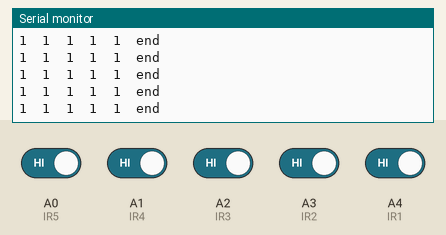
Recording of a sketch running on a simulated Arduino Nano, built with avr-gcc and run on an emulated ATmega328P. Parts: the last lines printed to the serial monitor. Inputs (shaded band) come from the test bench; at power-on: A0 (IR5), A1 (IR4), A2 (IR3), A3 (IR2), A4 (IR1) HIGH.

Above: at 1.2 s.
1.3 s: A0 (IR5) driven LOW
At 2.3 s:
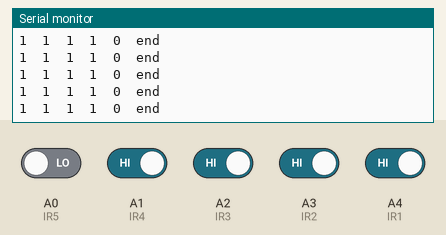
4.3 s: A1 (IR4) driven LOW
At 4.8 s:
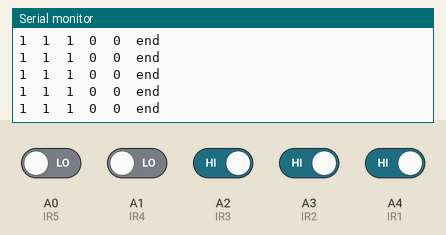
5.8 s: A2 (IR3) driven LOW
At 6.6 s:
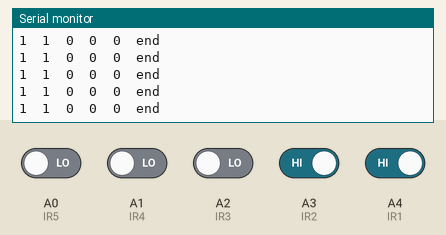
8.8 s: A3 (IR2) driven LOW
At 9.5 s:
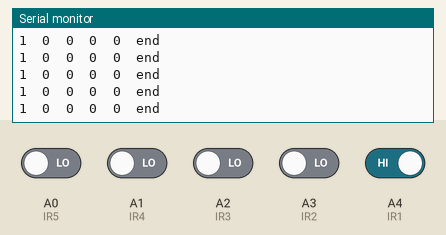
11.8 s: A4 (IR1) driven LOW
At 12.5 s:
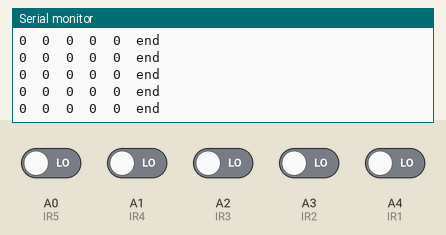
14.8 s: A0 (IR5) driven HIGH
At 15.3 s:
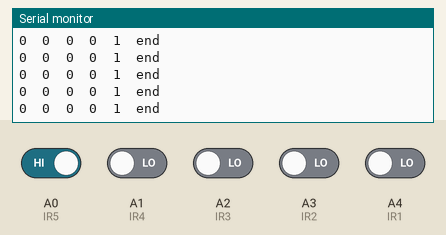

Measured:
- after the input at 1.3 s, the serial monitor: prints a new line after 0.07 s (image 1)
- after the input at 4.3 s, the serial monitor: prints a new line after 0.07 s (image 2)
- after the input at 5.8 s, the serial monitor: prints a new line after 0.07 s (image 3)
- after the input at 8.8 s, the serial monitor: prints a new line after 0.08 s (image 4)
- after the input at 11.8 s, the serial monitor: prints a new line after 0.07 s (image 5)
- after the input at 14.8 s, the serial monitor: prints a new line after 0.07 s (image 6)

The sketch:

inspire_line_following_sensors_bottom.ino
```cpp
/*
  INNOVATOR INTERNATIONAL (PVT)LTD.
  https://www.innovator.lk/
  ------------------------------------------------------------------
  Development Platform : Inspire 1.0
  (Arduino development platform)
  ------------------------------------------------------------------
  TRCT5000 IR Sensor(Line Following Sensors) Example.
  ------------------------------------------------------------------
  Hardware setup :
  plug a Arduino nano board in to the inspre top development board.
  turn on power switch of the both top & bottom development boards.

  Connect Line Tracing IR1 PIN to Arduino Analog PIN-> 4(A4)

  Connect Line Tracing IR2 PIN to Arduino Analog PIN-> 3(A3)

  Connect Line Tracing IR3 PIN to Arduino Analog PIN-> 2(A2)

  Connect Line Tracing IR4 PIN to Arduino Analog PIN-> 1(A1)

  Connect Line Tracing IR5 PIN to Arduino Analog PIN-> 0(A0)
  -----------------------------------------------------------------
  22 march 2021
*/

int IR1 = A4;// the number of the IR1 pin.
int IR2 = A3;// the number of the IR2 pin.
int IR3 = A2;// the number of the IR3 pin.
int IR4 = A1;// the number of the IR4 pin.
int IR5 = A0;// the number of the IR5 pin.

int s1, s2, s3, s4, s5; //creating five variables to hold the states of IR sensors.

void setup() {
  pinMode(IR1, INPUT);//initializing IR1 pin as a input pin.
  pinMode(IR2, INPUT);//initializing IR2 pin as a input pin.
  pinMode(IR3, INPUT);//initializing IR3 pin as a input pin.
  pinMode(IR4, INPUT);//initializing IR4 pin as a input pin.
  pinMode(IR5, INPUT);//initializing IR5 pin as a input pin.

  Serial.begin(9600);//starting serial communication between arduino and computer.
}

void loop() {
  s1 = digitalRead(IR1);//reading and storing the state of IR1 to s1 variable
  Serial.print(s1);//printing the value of "s1" variable to serial monitor.
  Serial.print("\t");//printing a tab character to serial monitor.


  s2 = digitalRead(IR2);//reading and storing the state of IR2 to s2 variable
  Serial.print(s2);//printing the value of "s2" variable to serial monitor.
  Serial.print("\t");//printing a tab character to serial monitor.

  s3 = digitalRead(IR3);//reading and storing the state of IR3 to s3 variable
  Serial.print(s3);//printing the value of "s3" variable to serial monitor.
  Serial.print("\t");//printing a tab character to serial monitor.

  s4 = digitalRead(IR4);//reading and storing the state of IR4 to s4 variable
  Serial.print(s4);//printing the value of "s4" variable to serial monitor.
  Serial.print("\t");//printing a tab character to serial monitor.

  s5 = digitalRead(IR5);//reading and storing the state of IR5 to s5 variable
  Serial.print(s5);//printing the value of "s5" variable to serial monitor.
  Serial.print("\t");//printing a tab character to serial monitor.

  Serial.println("end");//printing a line end with a string.
}
```
